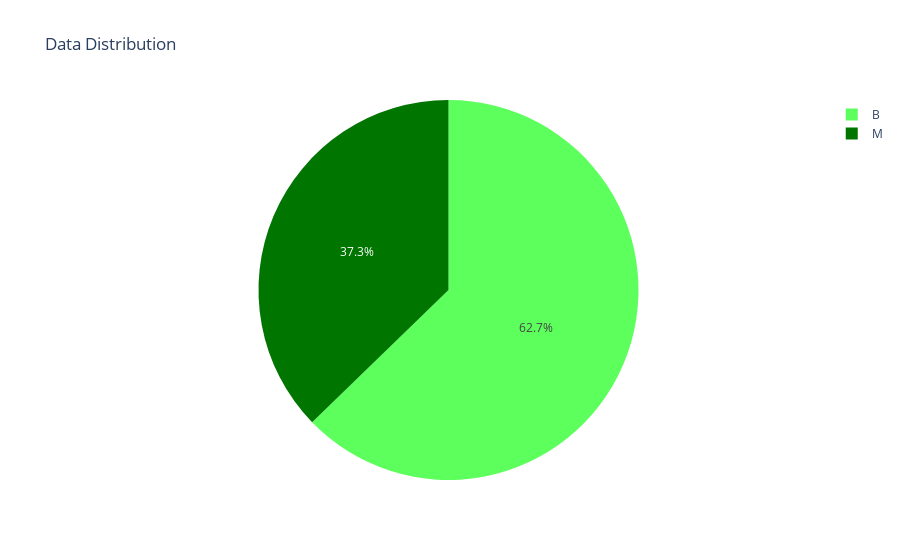

Write notebook code for a chart like this one.
### Code cell
# Output label / Target variable / Y-label : data distribution 
# pie-plot : proportion of M v/s B

px.pie(df, 
       'diagnosis',
       color = 'diagnosis',
       color_discrete_sequence = ['#007500','#5CFF5C'],
       title = "Data Distribution")

# Inferences :
# dataset is imbalanced (M : B = 63:37).
# there are more cases of benign tumors than malignant tumors.
# for imbalanced datasets, accuracy can be a misleading metric.
# for example, if 90% of the cases are benign, the model will always predict "benign".
# in such cases, we need "Balanced accuracy".

### Figure 1 — Plotly figure (JSON) as saved in the notebook; plotly's stock layout.template omitted (floating-point values rounded to 4 significant figures; data arrays with more than 128 entries replaced by an {"elided": "..."} marker saying what was removed)
{"data": [{"customdata": {"elided": "569x1 str values"}, "domain": {"x": [0, 1], "y": [0, 1]}, "hovertemplate": "diagnosis=%{customdata[0]}<extra></extra>", "labels": {"elided": "569 str values"}, "legendgroup": "", "marker": {"colors": {"elided": "569 str values"}}, "name": "", "showlegend": true, "type": "pie"}], "layout": {"legend": {"tracegroupgap": 0}, "piecolorway": ["#007500", "#5CFF5C"], "title": {"text": "Data Distribution"}}}
